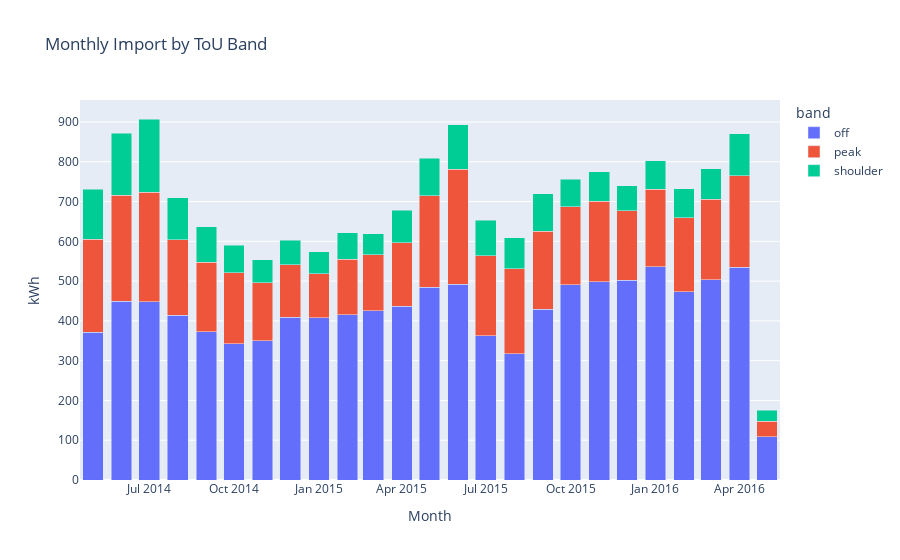

The notebook cell this image was saved under:
### Code cell
tou = ml.transform.tou_bins(df[df["flow"]=="grid_import"], bands)  # month + off/peak/shoulder
melted = tou.melt(id_vars="month", var_name="band", value_name="kwh")

fig = px.bar(
    melted, x="month", y="kwh", color="band",
    title="Monthly Import by ToU Band",
    labels={"month":"Month","kwh":"kWh"},
    barmode="stack"
)
fig.update_layout(hovermode="x unified")
fig.show()

### Figure 1 — Plotly figure (JSON) as saved in the notebook; plotly's stock layout.template omitted (floating-point values rounded to 4 significant figures)
{"data": [{"hovertemplate": "band=off<br>Month=%{x}<br>kWh=%{y}<extra></extra>", "legendgroup": "off", "marker": {"color": "#636efa", "pattern": {"shape": ""}}, "name": "off", "orientation": "v", "showlegend": true, "textposition": "auto", "type": "bar", "x": ["2014-05", "2014-06", "2014-07", "2014-08", "2014-09", "2014-10", "2014-11", "2014-12", "2015-01", "2015-02", "2015-03", "2015-04", "2015-05", "2015-06", "2015-07", "2015-08", "2015-09", "2015-10", "2015-11", "2015-12", "2016-01", "2016-02", "2016-03", "2016-04", "2016-05"], "xaxis": "x", "y": [371.4, 449.2, 448.1, 413.6, 373.3, 342.2, 350.2, 408.5, 407.7, 415.4, 425.2, 436.4, 484.4, 491.9, 362.5, 317.4, 429.6, 490.3, 498.6, 501.7, 535.5, 472.7, 502.8, 534.5, 108.5], "yaxis": "y"}, {"hovertemplate": "band=peak<br>Month=%{x}<br>kWh=%{y}<extra></extra>", "legendgroup": "peak", "marker": {"color": "#EF553B", "pattern": {"shape": ""}}, "name": "peak", "orientation": "v", "showlegend": true, "textposition": "auto", "type": "bar", "x": ["2014-05", "2014-06", "2014-07", "2014-08", "2014-09", "2014-10", "2014-11", "2014-12", "2015-01", "2015-02", "2015-03", "2015-04", "2015-05", "2015-06", "2015-07", "2015-08", "2015-09", "2015-10", "2015-11", "2015-12", "2016-01", "2016-02", "2016-03", "2016-04", "2016-05"], "xaxis": "x", "y": [234.1, 266.2, 275.3, 190.1, 173.9, 178.5, 145.7, 132.5, 110.5, 139.3, 141.0, 160.1, 230.6, 289.6, 201.5, 213.8, 195.4, 196.8, 201.7, 175.1, 195.4, 186.7, 203.0, 230.3, 38.69], "yaxis": "y"}, {"hovertemplate": "band=shoulder<br>Month=%{x}<br>kWh=%{y}<extra></extra>", "legendgroup": "shoulder", "marker": {"color": "#00cc96", "pattern": {"shape": ""}}, "name": "shoulder", "orientation": "v", "showlegend": true, "textposition": "auto", "type": "bar", "x": ["2014-05", "2014-06", "2014-07", "2014-08", "2014-09", "2014-10", "2014-11", "2014-12", "2015-01", "2015-02", "2015-03", "2015-04", "2015-05", "2015-06", "2015-07", "2015-08", "2015-09", "2015-10", "2015-11", "2015-12", "2016-01", "2016-02", "2016-03", "2016-04", "2016-05"], "xaxis": "x", "y": [125.8, 156.1, 184.0, 105.3, 89.42, 68.88, 57.2, 62.27, 55.06, 66.62, 53.14, 81.36, 93.92, 111.9, 88.46, 77.36, 94.25, 69.28, 74.71, 62.27, 72.22, 72.78, 76.19, 106.0, 28.38], "yaxis": "y"}], "layout": {"barmode": "stack", "hovermode": "x unified", "legend": {"title": {"text": "band"}, "tracegroupgap": 0}, "title": {"text": "Monthly Import by ToU Band"}, "xaxis": {"anchor": "y", "domain": [0, 1], "title": {"text": "Month"}}, "yaxis": {"anchor": "x", "domain": [0, 1], "title": {"text": "kWh"}}}}
